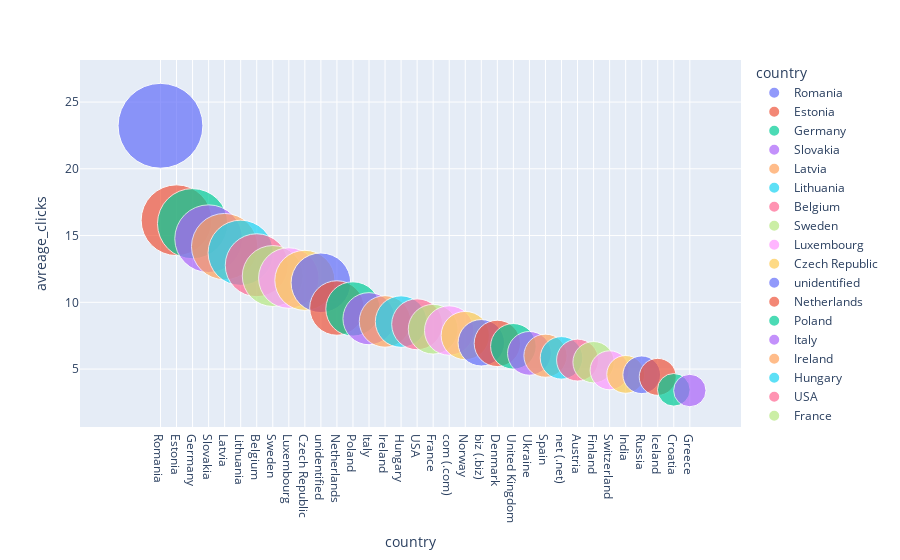

The notebook cell this image was saved under:
### Code cell
fig = px.scatter(df8, x=df8.index, y="avreage_clicks",
                 size="avreage_clicks", color=df8.index, size_max=60)
fig.show()

### Figure 1 — Plotly figure (JSON) as saved in the notebook; plotly's stock layout.template omitted (floating-point values rounded to 4 significant figures)
{"data": [{"hovertemplate": "country=%{x}<br>avreage_clicks=%{marker.size}<extra></extra>", "legendgroup": "Romania", "marker": {"color": "#636efa", "size": [23.22], "sizemode": "area", "sizeref": 0.006451, "symbol": "circle"}, "mode": "markers", "name": "Romania", "orientation": "v", "showlegend": true, "type": "scatter", "x": ["Romania"], "xaxis": "x", "y": [23.22], "yaxis": "y"}, {"hovertemplate": "country=%{x}<br>avreage_clicks=%{marker.size}<extra></extra>", "legendgroup": "Estonia", "marker": {"color": "#EF553B", "size": [16.15], "sizemode": "area", "sizeref": 0.006451, "symbol": "circle"}, "mode": "markers", "name": "Estonia", "orientation": "v", "showlegend": true, "type": "scatter", "x": ["Estonia"], "xaxis": "x", "y": [16.15], "yaxis": "y"}, {"hovertemplate": "country=%{x}<br>avreage_clicks=%{marker.size}<extra></extra>", "legendgroup": "Germany", "marker": {"color": "#00cc96", "size": [15.89], "sizemode": "area", "sizeref": 0.006451, "symbol": "circle"}, "mode": "markers", "name": "Germany", "orientation": "v", "showlegend": true, "type": "scatter", "x": ["Germany"], "xaxis": "x", "y": [15.89], "yaxis": "y"}, {"hovertemplate": "country=%{x}<br>avreage_clicks=%{marker.size}<extra></extra>", "legendgroup": "Slovakia", "marker": {"color": "#ab63fa", "size": [14.77], "sizemode": "area", "sizeref": 0.006451, "symbol": "circle"}, "mode": "markers", "name": "Slovakia", "orientation": "v", "showlegend": true, "type": "scatter", "x": ["Slovakia"], "xaxis": "x", "y": [14.77], "yaxis": "y"}, {"hovertemplate": "country=%{x}<br>avreage_clicks=%{marker.size}<extra></extra>", "legendgroup": "Latvia", "marker": {"color": "#FFA15A", "size": [14.17], "sizemode": "area", "sizeref": 0.006451, "symbol": "circle"}, "mode": "markers", "name": "Latvia", "orientation": "v", "showlegend": true, "type": "scatter", "x": ["Latvia"], "xaxis": "x", "y": [14.17], "yaxis": "y"}, {"hovertemplate": "country=%{x}<br>avreage_clicks=%{marker.size}<extra></extra>", "legendgroup": "Lithuania", "marker": {"color": "#19d3f3", "size": [13.71], "sizemode": "area", "sizeref": 0.006451, "symbol": "circle"}, "mode": "markers", "name": "Lithuania", "orientation": "v", "showlegend": true, "type": "scatter", "x": ["Lithuania"], "xaxis": "x", "y": [13.71], "yaxis": "y"}, {"hovertemplate": "country=%{x}<br>avreage_clicks=%{marker.size}<extra></extra>", "legendgroup": "Belgium", "marker": {"color": "#FF6692", "size": [12.78], "sizemode": "area", "sizeref": 0.006451, "symbol": "circle"}, "mode": "markers", "name": "Belgium", "orientation": "v", "showlegend": true, "type": "scatter", "x": ["Belgium"], "xaxis": "x", "y": [12.78], "yaxis": "y"}, {"hovertemplate": "country=%{x}<br>avreage_clicks=%{marker.size}<extra></extra>", "legendgroup": "Sweden", "marker": {"color": "#B6E880", "size": [11.97], "sizemode": "area", "sizeref": 0.006451, "symbol": "circle"}, "mode": "markers", "name": "Sweden", "orientation": "v", "showlegend": true, "type": "scatter", "x": ["Sweden"], "xaxis": "x", "y": [11.97], "yaxis": "y"}, {"hovertemplate": "country=%{x}<br>avreage_clicks=%{marker.size}<extra></extra>", "legendgroup": "Luxembourg", "marker": {"color": "#FF97FF", "size": [11.82], "sizemode": "area", "sizeref": 0.006451, "symbol": "circle"}, "mode": "markers", "name": "Luxembourg", "orientation": "v", "showlegend": true, "type": "scatter", "x": ["Luxembourg"], "xaxis": "x", "y": [11.82], "yaxis": "y"}, {"hovertemplate": "country=%{x}<br>avreage_clicks=%{marker.size}<extra></extra>", "legendgroup": "Czech Republic", "marker": {"color": "#FECB52", "size": [11.64], "sizemode": "area", "sizeref": 0.006451, "symbol": "circle"}, "mode": "markers", "name": "Czech Republic", "orientation": "v", "showlegend": true, "type": "scatter", "x": ["Czech Republic"], "xaxis": "x", "y": [11.64], "yaxis": "y"}, {"hovertemplate": "country=%{x}<br>avreage_clicks=%{marker.size}<extra></extra>", "legendgroup": "unidentified", "marker": {"color": "#636efa", "size": [11.46], "sizemode": "area", "sizeref": 0.006451, "symbol": "circle"}, "mode": "markers", "name": "unidentified", "orientation": "v", "showlegend": true, "type": "scatter", "x": ["unidentified"], "xaxis": "x", "y": [11.46], "yaxis": "y"}, {"hovertemplate": "country=%{x}<br>avreage_clicks=%{marker.size}<extra></extra>", "legendgroup": "Netherlands", "marker": {"color": "#EF553B", "size": [9.573], "sizemode": "area", "sizeref": 0.006451, "symbol": "circle"}, "mode": "markers", "name": "Netherlands", "orientation": "v", "showlegend": true, "type": "scatter", "x": ["Netherlands"], "xaxis": "x", "y": [9.573], "yaxis": "y"}, {"hovertemplate": "country=%{x}<br>avreage_clicks=%{marker.size}<extra></extra>", "legendgroup": "Poland", "marker": {"color": "#00cc96", "size": [9.503], "sizemode": "area", "sizeref": 0.006451, "symbol": "circle"}, "mode": "markers", "name": "Poland", "orientation": "v", "showlegend": true, "type": "scatter", "x": ["Poland"], "xaxis": "x", "y": [9.503], "yaxis": "y"}, {"hovertemplate": "country=%{x}<br>avreage_clicks=%{marker.size}<extra></extra>", "legendgroup": "Italy", "marker": {"color": "#ab63fa", "size": [8.771], "sizemode": "area", "sizeref": 0.006451, "symbol": "circle"}, "mode": "markers", "name": "Italy", "orientation": "v", "showlegend": true, "type": "scatter", "x": ["Italy"], "xaxis": "x", "y": [8.771], "yaxis": "y"}, {"hovertemplate": "country=%{x}<br>avreage_clicks=%{marker.size}<extra></extra>", "legendgroup": "Ireland", "marker": {"color": "#FFA15A", "size": [8.566], "sizemode": "area", "sizeref": 0.006451, "symbol": "circle"}, "mode": "markers", "name": "Ireland", "orientation": "v", "showlegend": true, "type": "scatter", "x": ["Ireland"], "xaxis": "x", "y": [8.566], "yaxis": "y"}, {"hovertemplate": "country=%{x}<br>avreage_clicks=%{marker.size}<extra></extra>", "legendgroup": "Hungary", "marker": {"color": "#19d3f3", "size": [8.556], "sizemode": "area", "sizeref": 0.006451, "symbol": "circle"}, "mode": "markers", "name": "Hungary", "orientation": "v", "showlegend": true, "type": "scatter", "x": ["Hungary"], "xaxis": "x", "y": [8.556], "yaxis": "y"}, {"hovertemplate": "country=%{x}<br>avreage_clicks=%{marker.size}<extra></extra>", "legendgroup": "USA", "marker": {"color": "#FF6692", "size": [8.353], "sizemode": "area", "sizeref": 0.006451, "symbol": "circle"}, "mode": "markers", "name": "USA", "orientation": "v", "showlegend": true, "type": "scatter", "x": ["USA"], "xaxis": "x", "y": [8.353], "yaxis": "y"}, {"hovertemplate": "country=%{x}<br>avreage_clicks=%{marker.size}<extra></extra>", "legendgroup": "France", "marker": {"color": "#B6E880", "size": [7.984], "sizemode": "area", "sizeref": 0.006451, "symbol": "circle"}, "mode": "markers", "name": "France", "orientation": "v", "showlegend": true, "type": "scatter", "x": ["France"], "xaxis": "x", "y": [7.984], "yaxis": "y"}, {"hovertemplate": "country=%{x}<br>avreage_clicks=%{marker.size}<extra></extra>", "legendgroup": "com (.com)", "marker": {"color": "#FF97FF", "size": [7.885], "sizemode": "area", "sizeref": 0.006451, "symbol": "circle"}, "mode": "markers", "name": "com (.com)", "orientation": "v", "showlegend": true, "type": "scatter", "x": ["com (.com)"], "xaxis": "x", "y": [7.885], "yaxis": "y"}, {"hovertemplate": "country=%{x}<br>avreage_clicks=%{marker.size}<extra></extra>", "legendgroup": "Norway", "marker": {"color": "#FECB52", "size": [7.511], "sizemode": "area", "sizeref": 0.006451, "symbol": "circle"}, "mode": "markers", "name": "Norway", "orientation": "v", "showlegend": true, "type": "scatter", "x": ["Norway"], "xaxis": "x", "y": [7.511], "yaxis": "y"}, {"hovertemplate": "country=%{x}<br>avreage_clicks=%{marker.size}<extra></extra>", "legendgroup": "biz (.biz)", "marker": {"color": "#636efa", "size": [6.968], "sizemode": "area", "sizeref": 0.006451, "symbol": "circle"}, "mode": "markers", "name": "biz (.biz)", "orientation": "v", "showlegend": true, "type": "scatter", "x": ["biz (.biz)"], "xaxis": "x", "y": [6.968], "yaxis": "y"}, {"hovertemplate": "country=%{x}<br>avreage_clicks=%{marker.size}<extra></extra>", "legendgroup": "Denmark", "marker": {"color": "#EF553B", "size": [6.921], "sizemode": "area", "sizeref": 0.006451, "symbol": "circle"}, "mode": "markers", "name": "Denmark", "orientation": "v", "showlegend": true, "type": "scatter", "x": ["Denmark"], "xaxis": "x", "y": [6.921], "yaxis": "y"}, {"hovertemplate": "country=%{x}<br>avreage_clicks=%{marker.size}<extra></extra>", "legendgroup": "United Kingdom", "marker": {"color": "#00cc96", "size": [6.702], "sizemode": "area", "sizeref": 0.006451, "symbol": "circle"}, "mode": "markers", "name": "United Kingdom", "orientation": "v", "showlegend": true, "type": "scatter", "x": ["United Kingdom"], "xaxis": "x", "y": [6.702], "yaxis": "y"}, {"hovertemplate": "country=%{x}<br>avreage_clicks=%{marker.size}<extra></extra>", "legendgroup": "Ukraine", "marker": {"color": "#ab63fa", "size": [6.176], "sizemode": "area", "sizeref": 0.006451, "symbol": "circle"}, "mode": "markers", "name": "Ukraine", "orientation": "v", "showlegend": true, "type": "scatter", "x": ["Ukraine"], "xaxis": "x", "y": [6.176], "yaxis": "y"}, {"hovertemplate": "country=%{x}<br>avreage_clicks=%{marker.size}<extra></extra>", "legendgroup": "Spain", "marker": {"color": "#FFA15A", "size": [6], "sizemode": "area", "sizeref": 0.006451, "symbol": "circle"}, "mode": "markers", "name": "Spain", "orientation": "v", "showlegend": true, "type": "scatter", "x": ["Spain"], "xaxis": "x", "y": [6], "yaxis": "y"}, {"hovertemplate": "country=%{x}<br>avreage_clicks=%{marker.size}<extra></extra>", "legendgroup": "net (.net)", "marker": {"color": "#19d3f3", "size": [5.837], "sizemode": "area", "sizeref": 0.006451, "symbol": "circle"}, "mode": "markers", "name": "net (.net)", "orientation": "v", "showlegend": true, "type": "scatter", "x": ["net (.net)"], "xaxis": "x", "y": [5.837], "yaxis": "y"}, {"hovertemplate": "country=%{x}<br>avreage_clicks=%{marker.size}<extra></extra>", "legendgroup": "Austria", "marker": {"color": "#FF6692", "size": [5.672], "sizemode": "area", "sizeref": 0.006451, "symbol": "circle"}, "mode": "markers", "name": "Austria", "orientation": "v", "showlegend": true, "type": "scatter", "x": ["Austria"], "xaxis": "x", "y": [5.672], "yaxis": "y"}, {"hovertemplate": "country=%{x}<br>avreage_clicks=%{marker.size}<extra></extra>", "legendgroup": "Finland", "marker": {"color": "#B6E880", "size": [5.512], "sizemode": "area", "sizeref": 0.006451, "symbol": "circle"}, "mode": "markers", "name": "Finland", "orientation": "v", "showlegend": true, "type": "scatter", "x": ["Finland"], "xaxis": "x", "y": [5.512], "yaxis": "y"}, {"hovertemplate": "country=%{x}<br>avreage_clicks=%{marker.size}<extra></extra>", "legendgroup": "Switzerland", "marker": {"color": "#FF97FF", "size": [4.905], "sizemode": "area", "sizeref": 0.006451, "symbol": "circle"}, "mode": "markers", "name": "Switzerland", "orientation": "v", "showlegend": true, "type": "scatter", "x": ["Switzerland"], "xaxis": "x", "y": [4.905], "yaxis": "y"}, {"hovertemplate": "country=%{x}<br>avreage_clicks=%{marker.size}<extra></extra>", "legendgroup": "India", "marker": {"color": "#FECB52", "size": [4.6], "sizemode": "area", "sizeref": 0.006451, "symbol": "circle"}, "mode": "markers", "name": "India", "orientation": "v", "showlegend": true, "type": "scatter", "x": ["India"], "xaxis": "x", "y": [4.6], "yaxis": "y"}, {"hovertemplate": "country=%{x}<br>avreage_clicks=%{marker.size}<extra></extra>", "legendgroup": "Russia", "marker": {"color": "#636efa", "size": [4.571], "sizemode": "area", "sizeref": 0.006451, "symbol": "circle"}, "mode": "markers", "name": "Russia", "orientation": "v", "showlegend": true, "type": "scatter", "x": ["Russia"], "xaxis": "x", "y": [4.571], "yaxis": "y"}, {"hovertemplate": "country=%{x}<br>avreage_clicks=%{marker.size}<extra></extra>", "legendgroup": "Iceland", "marker": {"color": "#EF553B", "size": [4.414], "sizemode": "area", "sizeref": 0.006451, "symbol": "circle"}, "mode": "markers", "name": "Iceland", "orientation": "v", "showlegend": true, "type": "scatter", "x": ["Iceland"], "xaxis": "x", "y": [4.414], "yaxis": "y"}, {"hovertemplate": "country=%{x}<br>avreage_clicks=%{marker.size}<extra></extra>", "legendgroup": "Croatia", "marker": {"color": "#00cc96", "size": [3.444], "sizemode": "area", "sizeref": 0.006451, "symbol": "circle"}, "mode": "markers", "name": "Croatia", "orientation": "v", "showlegend": true, "type": "scatter", "x": ["Croatia"], "xaxis": "x", "y": [3.444], "yaxis": "y"}, {"hovertemplate": "country=%{x}<br>avreage_clicks=%{marker.size}<extra></extra>", "legendgroup": "Greece", "marker": {"color": "#ab63fa", "size": [3.391], "sizemode": "area", "sizeref": 0.006451, "symbol": "circle"}, "mode": "markers", "name": "Greece", "orientation": "v", "showlegend": true, "type": "scatter", "x": ["Greece"], "xaxis": "x", "y": [3.391], "yaxis": "y"}], "layout": {"legend": {"itemsizing": "constant", "title": {"text": "country"}, "tracegroupgap": 0}, "margin": {"t": 60}, "xaxis": {"anchor": "y", "categoryarray": ["Romania", "Estonia", "Germany", "Slovakia", "Latvia", "Lithuania", "Belgium", "Sweden", "Luxembourg", "Czech Republic", "unidentified", "Netherlands", "Poland", "Italy", "Ireland", "Hungary", "USA", "France", "com (.com)", "Norway", "biz (.biz)", "Denmark", "United Kingdom", "Ukraine", "Spain", "net (.net)", "Austria", "Finland", "Switzerland", "India", "Russia", "Iceland", "Croatia", "Greece"], "categoryorder": "array", "domain": [0, 1], "title": {"text": "country"}}, "yaxis": {"anchor": "x", "domain": [0, 1], "title": {"text": "avreage_clicks"}}}}
